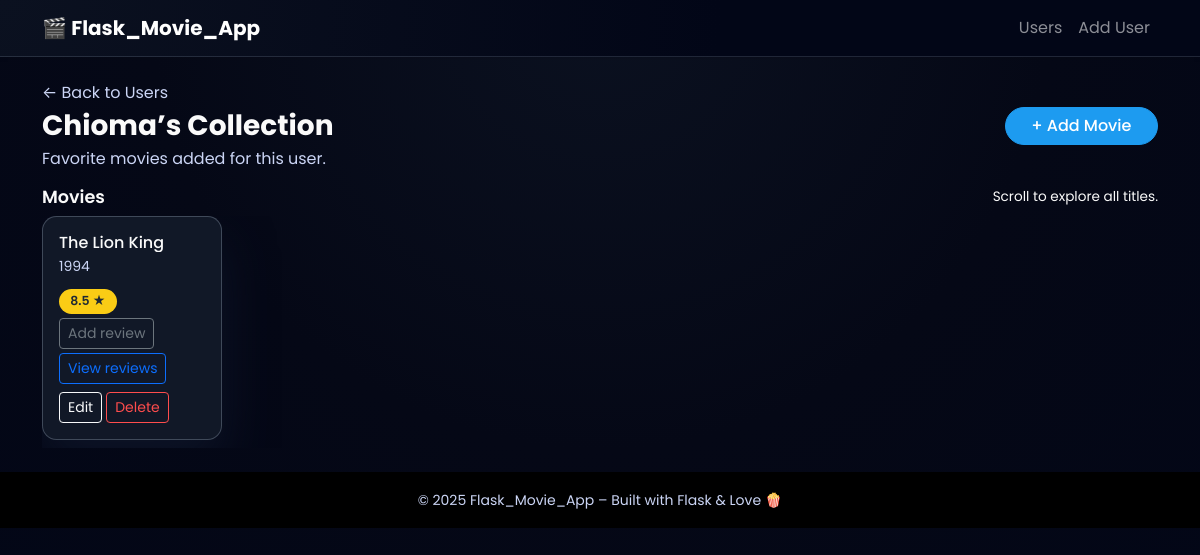
Page /users/1 on the committed database.
### models.py (models this page shows)
class User(db.Model):
    __tablename__ = "users"
    id = db.Column(db.Integer, primary_key=True)
    name = db.Column(db.String(100), nullable=False)
    movies = db.relationship(
        "Movie",
        back_populates="user",
        cascade="all, delete-orphan",
    )
    reviews = db.relationship(
        "Review",
        back_populates="user",
        cascade="all, delete-orphan",
    )

class Movie(db.Model):
    __tablename__ = "movies"
    id = db.Column(db.Integer, primary_key=True)
    name = db.Column(db.String(200), nullable=False)
    director_id = db.Column(db.Integer, db.ForeignKey("directors.id"), nullable=True)
    genre_id = db.Column(db.Integer, db.ForeignKey("genres.id"), nullable=True)
    director_obj = db.relationship("Director", back_populates="movies")
    genre_obj = db.relationship("Genre", back_populates="movies")
    year = db.Column(db.Integer, nullable=False)
    rating = db.Column(db.Float, nullable=False)
    user_id = db.Column(db.Integer, db.ForeignKey("users.id"), nullable=False)
    user = db.relationship("User", back_populates="movies")
    reviews = db.relationship(
        "Review",
        back_populates="movie",
        cascade="all, delete-orphan",
    )

### app.py (the view)
@app.route("/users/<int:user_id>")
def user_movies(user_id):
	user = get_user_or_404(user_id)
	movies = data_manager.get_user_movies(user_id)
	return render_template("user_movies.html", user=user, movies=movies)

### app.py (called while the page is built)
def get_user_or_404(user_id: int):
	user = data_manager.get_user(user_id)
	if user is None:
		abort(404)
	return user

### datamanager/sqlite_data_manager.py (called while the page is built)
    def get_user(self, user_id: int) -> Optional[User]:
        return self.session.get(User, user_id)

    def get_user_movies(self, user_id: int) -> List[Movie]:
        return (
            self.session.query(Movie)
            .filter(Movie.user_id == user_id)
            .all()
        )

### templates/user_movies.html (shortened to what this page needs)
{% extends "base.html" %}
{% block content %}
  <div class="d-flex justify-content-between align-items-center mb-3">
    <div>
      <p class="mb-1">
        <a href="{{ url_for('list_users') }}" class="text-decoration-none text-secondary">
          ← Back to Users
        </a>
      </p>
      <h1 class="h3 fw-bold mb-1">
        {{ user['name'] }}’s Collection
      </h1>
      <p class="text-secondary mb-0">
        Favorite movies added for this user.
      </p>
    </div>
    <div class="d-flex flex-column align-items-end gap-2">
      <a href="{{ url_for('add_movie', user_id=user['id']) }}" class="btn btn-primary">
        + Add Movie
      </a>
    </div>
  </div>
  {% if movies %}
    <section class="mt-3">
      <div class="d-flex justify-content-between align-items-center mb-2">
        <h2 class="section-title mb-0">Movies</h2>
        <p class="section-subtitle mb-0">
          Scroll to explore all titles.
        </p>
      </div>
      <div class="scroll-row">
        {% for movie in movies %}
          <div class="scroll-item">
            <div class="card movie-card h-100">
              <div class="card-body d-flex flex-column">
                <div class="mb-2">
                  <h3 class="h6 mb-1 text-truncate" title="{{ movie['name'] }}">
                    {{ movie['name'] }}
                  </h3>
                  <p class="mb-1 text-secondary small">
                    {{ movie['year'] }}
                  </p>
                </div>
                <div class="mt-auto">
                  <div class="d-flex justify-content-between align-items-center mb-2 flex-wrap gap-1">
                    <span class="badge-rating">
                      {{ movie['rating'] }} ★
                    </span>
                    <div class="d-flex flex-wrap gap-1">
                      <a
                        href="{{ url_for('add_review', user_id=user['id'], movie_id=movie['id']) }}"
                        class="btn btn-sm btn-outline-secondary"
                      >
                        Add review
                      </a>
                      <a
                        href="{{ url_for('movie_reviews', movie_id=movie['id']) }}"
                        class="btn btn-sm btn-outline-primary"
                      >
                        View reviews
                      </a>
                    </div>
                  </div>
                  <div class="d-flex flex-wrap gap-1">
                    <a
                      href="{{ url_for('update_movie', user_id=user['id'], movie_id=movie['id']) }}"
                      class="btn btn-sm btn-outline-light"
                    >
                      Edit
                    </a>
                    <a
                      href="{{ url_for('delete_movie', user_id=user['id'], movie_id=movie['id']) }}"
                      class="btn btn-sm btn-outline-danger"
                    >
                      Delete
                    </a>
                  </div>
                </div>
              </div>
            </div>
          </div>
        {% endfor %}
      </div>
    </section>
  {% endif %}
{% endblock %}

### static/css/style.css (style rules this page uses)
:root { --bg-main: #050816; --bg-card: #111827; --accent: #1d9bf0; --accent-soft: rgba(29, 155, 240, 0.4); }
body { font-family: "Poppins", system-ui, -apple-system, BlinkMacSystemFont, "Segoe UI", sans-serif; background: radial-gradient(circle at top, #0b1120 0, var(--bg-main) 45%, #020617 100%); color: #fafafa; min-height: 100vh; }
.text-secondary { color: #cbd5f5 !important; }
h1, h2, h3, span { color: #fafafa !important; }
.btn-primary { background: var(--accent); border-color: var(--accent); font-weight: 500; border-radius: 999px; padding-inline: 1.6rem; }
.btn-outline-danger { color: #ff4d4d !important; border-color: #ff4d4d !important; }
.section-title { font-size: 1.1rem; font-weight: 600; margin-bottom: 0.75rem; }
.section-subtitle { font-size: 0.85rem; color: #fafafa; }
.user-card, .movie-card { background: var(--bg-card); border-radius: 0.9rem; border: 1px solid rgba(148, 163, 184, 0.35); box-shadow: 0 25px 50px rgba(15, 23, 42, 0.8); transition: transform 0.18s ease, box-shadow 0.18s ease, border-color 0.18s ease, background 0.18s ease; }
.badge-rating { background: #facc15; color: #1f2933 !important; border-radius: 999px; padding: 0.2rem 0.7rem; font-size: 0.78rem; font-weight: 600; }
.scroll-row { display: flex; gap: 1rem; overflow-x: auto; padding-bottom: 0.5rem; scroll-snap-type: x mandatory; }
.scroll-item { min-width: 180px; max-width: 180px; scroll-snap-align: start; }

### rows in the picture
User: name "Chioma"
Movie: name "The Lion King", year "1994", rating "8.5"

### other values in the picture
{{ 2025 }} "2025"
